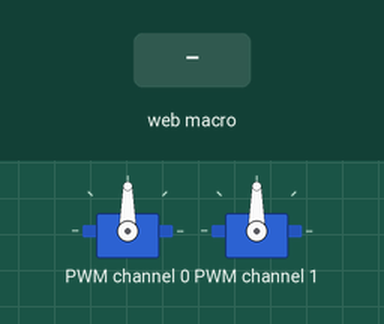
Recording of a program running on a simulated Raspberry Pi (BCM pin numbers). Parts: 2 × servo. The inputs (shaded band) are chosen by the test bench. The WebIOPi server calls setup() once and loop() repeatedly; servo angles are drawn from the pulse width (0.5 ms = 0°, 2.5 ms = 180°).

Above: at 1.2 s.
1.3 s: macro setPCA9685PWM called from the web page (any arguments are "1")
At 2.5 s:
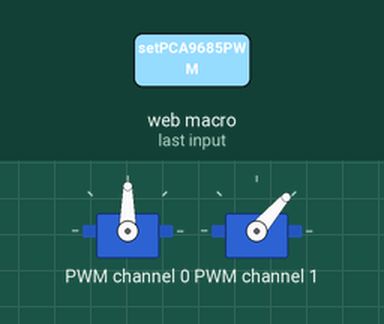
Timing chart, 0 to 4.3 s (numbered marks = the images above; inputs shaded):
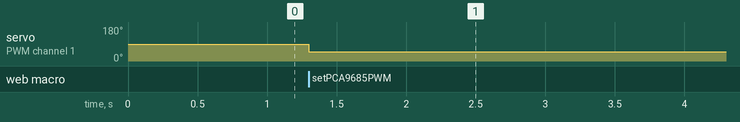

Measured:
- after the input at 1.3 s, servo on PWM channel 1: 90° → 49° at once

The program:

script.py
```python
import webiopi
from time import sleep
import smbus
import math

def resetPCA9685():
    bus.write_byte_data(address_pca9685, 0x00, 0x00)

def setPCA9685Freq(freq):
    freq = 0.9*freq # Arduinoのライブラリより
    prescaleval = 25000000.0    # 25MHz
    prescaleval /= 4096.0       # 12-bit
    prescaleval /= float(freq)
    prescaleval -= 1.0
    prescale = int(math.floor(prescaleval + 0.5))
    oldmode = bus.read_byte_data(address_pca9685, 0x00)
    newmode = (oldmode & 0x7F) | 0x10             # スリープモード
    bus.write_byte_data(address_pca9685, 0x00, newmode) # スリープモードへ
    bus.write_byte_data(address_pca9685, 0xFE, prescale) # プリスケーラーをセット
    bus.write_byte_data(address_pca9685, 0x00, oldmode)
    sleep(0.005)
    bus.write_byte_data(address_pca9685, 0x00, oldmode | 0xa1)

def setPCA9685Duty(channel, on, off):
    channelpos = 0x6 + 4*channel
    try:
        bus.write_i2c_block_data(address_pca9685, channelpos, [on&0xFF, on>>8, off&0xFF, off>>8] )
    except IOError:
        pass

def getPCA9685DutyForWebIOPi(id, val):
    val_min = 0.0
    val_max = 1.0
    servo_min = 143 # 50Hzで0.7ms
    servo_max = 410 # 50Hzで2.0ms (中心は276)
    if id==1 :
        servo_min = 193 # 50Hzで0.95ms
        servo_max = 360 # 50Hzで1.8ms
    duty = (servo_min-servo_max)*(val-val_min)/(val_max-val_min) + servo_max
    # 一般的なサーボモーターはこちらを有効に
    #duty = (servo_max-servo_min)*(val-val_min)/(val_max-val_min) + servo_min
    return int(duty)

bus = smbus.SMBus(1)
address_pca9685 = 0x40

resetPCA9685()
setPCA9685Freq(50)

setPCA9685Duty(0, 0, 276)
setPCA9685Duty(1, 0, 276)

# デバッグ出力を有効に
webiopi.setDebug()

# WebIOPiの起動時に呼ばれる関数
def setup():
    webiopi.debug("Script with macros - Setup")

# WebIOPiにより繰り返される関数
def loop():
    webiopi.sleep(5)

# WebIOPi終了時に呼ばれる関数
def destroy():
    webiopi.debug("Script with macros - Destroy")

@webiopi.macro
def setPCA9685PWM(servoID, duty, commandID):
    id = int(servoID)
    duty = getPCA9685DutyForWebIOPi(id, float(duty))
    setPCA9685Duty(id, 0, duty)
```
